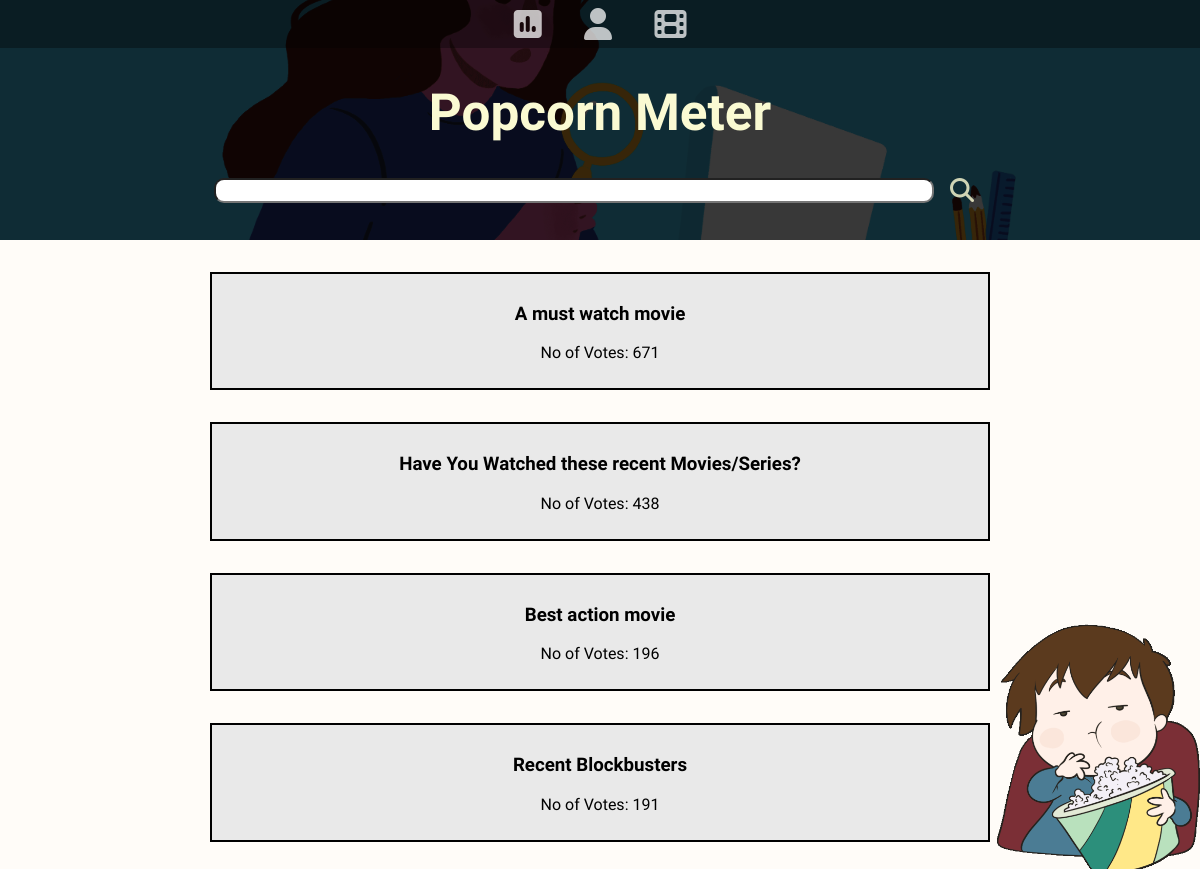
Page /movie-center/movie_poll_site.php?ref=5s5sdeu8 on the committed database.
### tables this page shows
CREATE TABLE IF NOT EXISTS `polls` (
  `sno` int(10) NOT NULL,
  `username` varchar(50) NOT NULL,
  `phone_no` bigint(20) NOT NULL,
  `question` varchar(200) DEFAULT NULL,
  `option_1` varchar(100) DEFAULT NULL,
  `count_1` int(10) DEFAULT NULL,
  `option_2` varchar(100) DEFAULT NULL,
  `count_2` int(10) DEFAULT NULL,
  `option_3` varchar(100) DEFAULT NULL,
  `count_3` int(10) DEFAULT NULL,
  `option_4` varchar(100) DEFAULT NULL,
  `count_4` int(10) DEFAULT NULL,
  `option_5` varchar(100) DEFAULT NULL,
  `count_5` int(10) DEFAULT NULL,
  `option_6` varchar(100) DEFAULT NULL,
  `count_6` int(10) DEFAULT NULL,
  `total_options` int(10) NOT NULL,
  `total_count` int(10) DEFAULT NULL,
  `ref` varchar(20) NOT NULL,
  `reg_date` date NOT NULL DEFAULT current_timestamp()
);

### movie-center/movie_poll_cache.php (called while the page is built, shortened)
<?php
    $server = "localhost";
    $user = "root";
    $pass = "";
    $db = "catchcini";
    $con = mysqli_connect($server, $user, $pass, $db);
    $movie_ref = $_GET["ref"];
    $cmd = "SELECT * FROM movie where movie_ref LIKE '$movie_ref'";
    $data = mysqli_query($con, $cmd);
    $row = mysqli_fetch_assoc($data);
    $movie_name = $row["movie_name"];
    $cast_01 = $row["cast_01"];
    $cast_02 = $row["cast_02"];
    $cast_03 = $row["cast_03"];
    $char_01 = $row["char_01"];
    $char_02 = $row["char_02"];
    $char_03 = $row["char_03"];
    $crew_01 = $row["crew_01"];
    $crew_02 = $row["crew_02"];
    $crew_03 = $row["crew_03"];
    $search_array = array($movie_name,$cast_01,$cast_02,$cast_03,$crew_01,$crew_02,$crew_03,$char_01,$char_02,$char_03);
    $title_array = array("question","option_1","option_2","option_3","option_4","option_5","option_6");
    $sql_cmd = array();
    foreach ($search_array as $i) {
        foreach($title_array as $j){
            $sql_cmd[] = $j.' LIKE \'%'.$i.'%\'';
        }
    }
    $cmd = "SELECT * FROM polls WHERE ".implode(" OR ",$sql_cmd);
    $cmd_2 = str_replace("*",'COUNT(*)',$cmd);
    $ct_info = mysqli_query($con, $cmd_2);
    $count = mysqli_fetch_row($ct_info)[0];
    if ($count > 0){
        $cmd .= " ORDER BY total_count DESC ";
        $site_data = mysqli_query($con, $cmd);
    }
?>

### movie-center/movie_poll_site.php (the view, shortened to what this page needs)
<!DOCTYPE html>
<html lang="en" dir="ltr">
  <head>
    <link rel="stylesheet" href="<?php if($_SESSION['theme'] == 'light'){echo '../Polling-Site/light-main-template.css';}else{echo '../Polling-Site/dark-main-template.css';} ?>">
    <link rel="stylesheet" href="<?php if($_SESSION['theme'] == 'light'){echo '../Polling-Site/light-box.css';}else{echo '../Polling-Site/dark-box.css';} ?>">
  </head>
  <body>
    <header class="header">
      <nav class="nav">
          <ul>
              <li class="poll">
                  <a href="../Polling-Site/poll_home.php"><i class="fas fa-poll fa-2x"></i></a>
              </li>
              <li>
                  <a href="../Polling-Site/User.php" title="User Profile"><i class="fas fa-user fa-2x"></i></a>
              </li>
              <li class="movie">
                  <a href="movie_home.php"><i class="fas fa-film fa-2x"></i></a>
              </li>
          </ul>
      </nav>
      <div>
          <h1 class="main-heading">Popcorn Meter</h1>
      </div>
      <div class="search-bar">
           <input type="text" id="query"></input>
           <i class="fas fa-search fa-2x"></i>
      </div>
  </header>
  <section>
        <ul class="universe" id="polls">
          <?php
           include 'movie_poll_cache.php';
            if($site_data) {
              while(($row = mysqli_fetch_assoc($site_data))){
                echo '<li class="box">';
                echo '<div  class="item">';
                echo '<h3 class="wrap" id="'.$row["ref"].'" onclick="view_poll(this.id)">'.$row["question"].'</h3>';
                echo '<p>No of Votes: '.$row["total_count"].'</p>';
                echo '</div>';
                echo '</li>';
              }
            }
          ?>
        </ul>
  </section>
  </body>
</html>

### Polling-Site/light-main-template.css (style rules this page uses)
* { box-sizing: border-box; }
html,body { color: black; margin: 0px; padding: 0px; }
body { background-color: #ffebcd25; }
.header { background-image: url('poll.jpg'); background-color: #111; background-blend-mode: soft-light; background-size: cover; background-position: center right; height: 15em; }
.nav { margin: 0px; padding: 0px; background-color: #00000055; }
.nav ul { margin: 0px; padding: 0px; list-style-type: none; text-align: center; position: relative; }
.nav ul li { display: inline-block; padding: .5em 1.2em; margin: 0px; height: 3em; }
.nav a,.btn { color: #ffffffbb; }
.main-heading { font-family: 'Stick', sans-serif ; font-size: 3.2em; text-align: center; color: lightgoldenrodyellow; }
.box { border: 2px solid black; margin: 1.5em auto; width: 65%; color: black; font-family: 'Orbitron',sans-serif; }
.wrap { word-wrap: break-word; }
.search-bar { margin: auto; text-align: center; }
.fa-search { vertical-align: top; color: lightgoldenrodyellow; margin: 0em 0.5em; font-size: 1.5em; opacity: 0.82; }
#query { border-radius: 10px; width: 60%; height: 25px; resize: none; }

### Polling-Site/light-box.css (style rules this page uses)
.universe { display: flex; flex-direction: column; list-style-type: none; padding: 0px; }
.box { margin: 1em auto; width: 65%; }
.item { padding: 10px; text-align: center; background-color: rgb(233, 233, 233); }

### movie-center/movie_poll_site.php (style rules this page uses)
.header { background-image: url('../Polling-Site/search.png'); background-position: center; }
@media (min-width : 1040px) { body { background-image: url('tenor.gif'); background-attachment: fixed; background-repeat: no-repeat; background-blend-mode:lighten; background-position: bottom right; background-size: 20vw; } }

### rows in the picture
polls: question "A must watch movie", total_count "671"
polls: question "Have You Watched these recent Movies/Series?", total_count "438"
polls: question "Best action movie", total_count "196"
polls: question "Recent Blockbusters", total_count "191"
